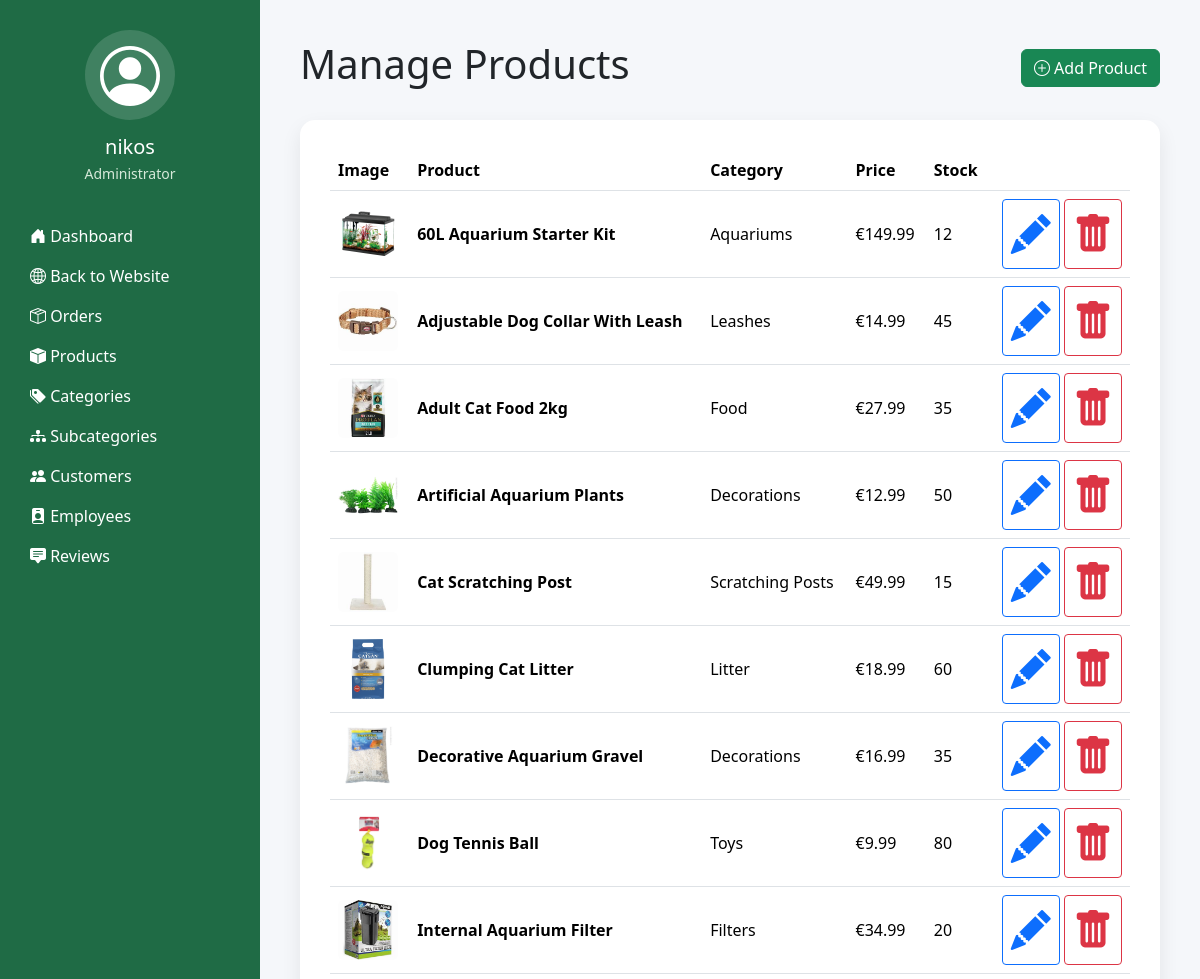
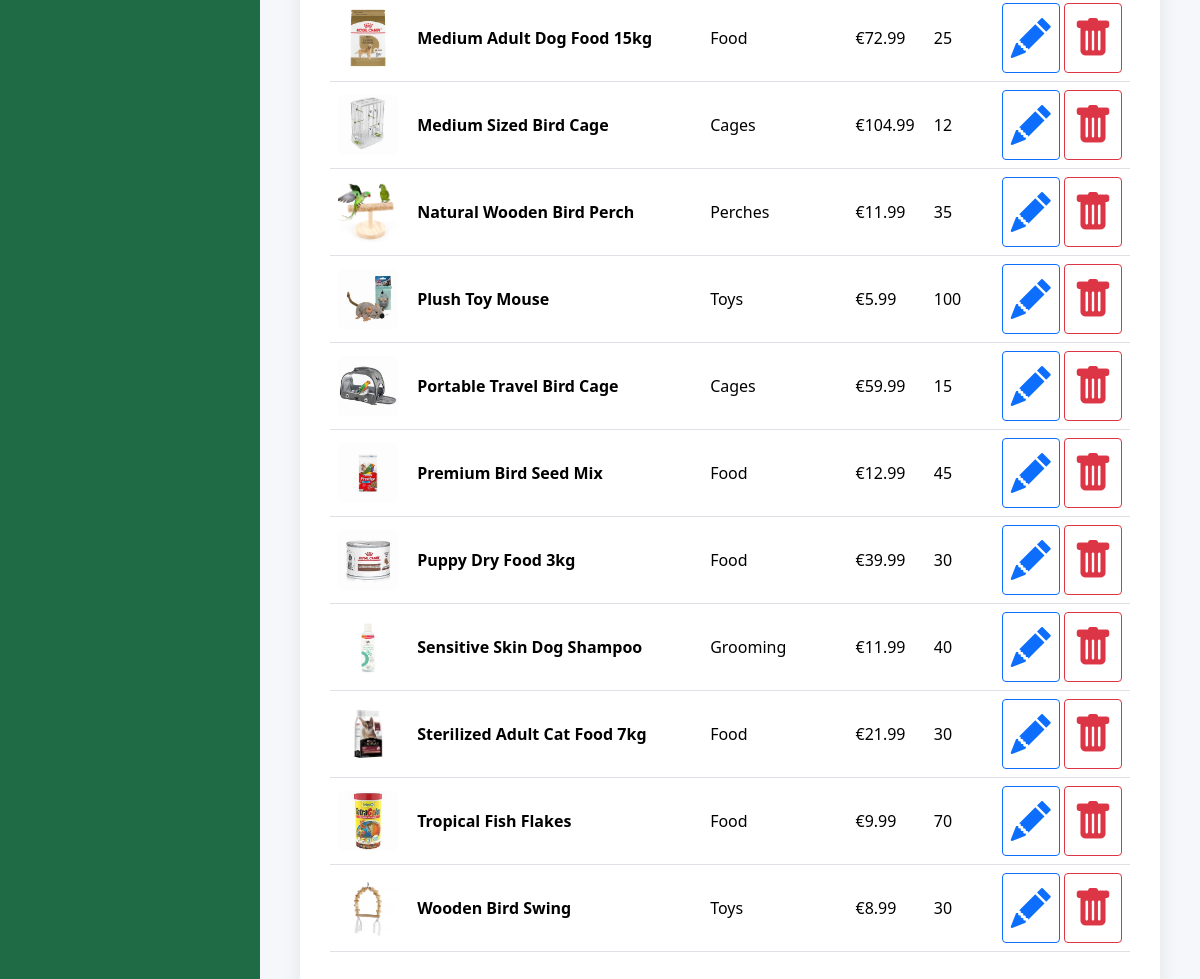
Screenshot of /dashboard/manage-products/ (signed in) with the database file from the repository (2 pictures, top to bottom).
### accounts/models.py (models this page shows, shortened)
class UserProfile(models.Model):
    ROLE_CHOICES = [
        ('Customer', 'Customer'),
        ('Employee', 'Employee'),
        ('Administrator', 'Administrator'),
    ] #ROLE_CHOICES is a Django feature that creates a list of choices for the role field, making it easier to manage user roles in the admin interface
    user = models.OneToOneField(User, on_delete=models.CASCADE, related_name='profile') #OneToOneField creates a relationship where each user can have only one profile
    role = models.CharField(max_length=20, choices=ROLE_CHOICES, default='Customer')
    phone_number = models.CharField(max_length=20, blank=True)
    address = models.TextField(blank=True)
    profile_picture = models.ImageField(upload_to='profiles/', blank=True, null=True)
    date_created = models.DateTimeField(auto_now_add=True)
    class Meta:
        ordering = ['user'] #Profiles will automatically appear in alphabetical order by username in the admin interface
        verbose_name_plural = 'User Profiles'

### products/models.py (models this page shows, shortened)
class Product(models.Model):
    subcategory = models.ForeignKey(SubCategory, on_delete=models.CASCADE, related_name='products')
    product_code = models.CharField(max_length=20, unique=True)
    name = models.CharField(max_length=150)
    brand = models.CharField(max_length=100, blank=True)
    description = models.TextField(blank=True)
    price = models.DecimalField(max_digits=8, decimal_places=2)
    stock_quantity = models.PositiveIntegerField()
    featured = models.BooleanField(default=False)
    image = models.ImageField(upload_to='products/', blank=True, null=True)
    available = models.BooleanField(default=True) #For when a product exists but is not currently available for sale
    date_added = models.DateTimeField(auto_now_add=True) #Django automatically stores the date the product was added to the database, useful for new arrivals or sorting products by date
    class Meta:
        ordering = ['name'] #Products will automatically appear in alphabetical order in the admin interface
        verbose_name_plural = 'Products'

class SubCategory(models.Model):
    category = models.ForeignKey(Category, on_delete=models.CASCADE, related_name='subcategories')
    name = models.CharField(max_length=100)
    description = models.TextField(blank=True)
    image = models.ImageField(upload_to='categories/', blank=True, null=True)
    class Meta:
        verbose_name_plural = 'SubCategories'

### dashboard/views.py (the view)
# urls.py: path('manage-products/', views.manage_products, name='manage_products'),
@login_required
def manage_products(request):
    if request.user.profile.role not in ['Employee', 'Administrator']:
        return redirect('dashboard')
    products = Product.objects.select_related('subcategory').order_by('name')
    context = {
        'products': products,
    }
    return render(request, 'dashboard/manage_products.html', context)

### final/context_processors.py (called while the page is built)
def cart_count(request):
    if request.user.is_authenticated:
        try:
            cart = Cart.objects.get(user=request.user)
            count = sum(item.quantity for item in cart.items.all())
        except Cart.DoesNotExist:
            count = 0
    else:
        count = 0
    return {'cart_count': count}

### templates/dashboard/manage_products.html (shortened to what this page needs)
{% extends "dashboard/base_dashboard.html" %}
{% block dashboard_content %}
<div class="d-flex justify-content-between align-items-center mb-4">
    <h1>Manage Products</h1>
    <a href="{% url 'add_product' %}" class="btn btn-success">
        <i class="bi bi-plus-circle"></i>
        Add Product
    </a>
</div>
<div class="dashboard-card">
    <table class="table table-hover align-middle">
        <thead>
            <tr>
                <th>Image</th>
                <th>Product</th>
                <th>Category</th>
                <th>Price</th>
                <th>Stock</th>
                <th></th>
            </tr>
        </thead>
        <tbody>
            {% for product in products %}
            <tr>
                <td>
                    <img src="{{ product.image.url }}" width="60" class="rounded">
                </td>
                <td>
                    <strong>{{ product.name }}</strong>
                </td>
                <td>
                    {{ product.subcategory.name }}
                </td>
                <td>
                    €{{ product.price }}
                </td>
                <td>
                    {{ product.stock_quantity }}
                </td>
                <td class="text-end">
                    <a href="{% url 'edit_product' product.id %}" class="btn btn-outline-primary btn-sm">
                        <i class="bi bi-pencil-fill"></i>
                    </a>
                    <a href="{% url 'delete_product' product.id %}" class="btn btn-outline-danger btn-sm">
                        <i class="bi bi-trash-fill"></i>
                    </a>
                </td>
            </tr>
            {% empty %}
            <tr>
                <td colspan="6" class="text-center">
                    No products found.
                </td>
            </tr>
            {% endfor %}
        </tbody>
    </table>
</div>
{% endblock %}

### templates/dashboard/base_dashboard.html (shortened to what this page needs)
{% load static %}
<!DOCTYPE html>
<html lang="en">
<head>
    <link href="https://cdn.jsdelivr.net/npm/bootstrap@5.3.7/dist/css/bootstrap.min.css" rel="stylesheet">
    <link href="{% static 'css/dashboard.css' %}" rel="stylesheet">
    <link href="https://cdn.jsdelivr.net/npm/bootstrap-icons@1.13.1/font/bootstrap-icons.min.css" rel="stylesheet">
</head>
<body>
    <div class="dashboard-wrapper">
        <aside class="sidebar">
            <div class="profile-section">
                <div class="profile-avatar">
                    {% if request.user.profile.profile_picture %}
                        <img src="{{ request.user.profile.profile_picture.url }}" alt="Profile Picture">
                    {% else %}
                        <i class="bi bi-person-circle"></i>
                    {% endif %}
                </div>
                <h5>{{ request.user.first_name|default:request.user.username }}</h5>
                <p>{{ request.user.profile.role }}</p>
            </div>
            <nav>
                <ul class="list-unstyled">
                    <li class="mb-3">
                        <a href="{% url 'dashboard' %}" class="text-white text-decoration-none">
                            <i class="bi bi-house-door-fill"></i>
                            Dashboard
                        </a>
                        <li class="mb-3">
                            <a href="{% url 'home' %}" class="text-white text-decoration-none">
                                <i class="bi bi-globe2"></i>
                                Back to Website
                            </a>
                        </li>
                    </li>
                    {% if request.user.profile.role == "Customer" %}
                        <li class="mb-3">
                            <a href="{% url 'my_orders' %}" class="text-white text-decoration-none">
                                <i class="bi bi-bag-check-fill"></i>
                                My Orders
                            </a>
                        </li>
                        <li class="mb-3">
                            <a href="{% url 'my_reviews' %}" class="text-white text-decoration-none">
                                <i class="bi bi-star-fill"></i>
                                My Reviews
                            </a>
                        </li>
                        <li class="mb-3">
                            <a href="{% url 'my_profile' %}" class="text-white text-decoration-none">
                                <i class="bi bi-person-fill"></i>
                                My Profile
                            </a>
                        </li>
                    {% elif request.user.profile.role == "Administrator" %}
                        <li class="mb-3">
                            <a href="{% url 'manage_orders' %}" class="text-white text-decoration-none">
                                <i class="bi bi-box-seam"></i>
                                Orders
                            </a>
                        </li>
                        <li class="mb-3">
                            <a href="{% url 'manage_products' %}" class="text-white text-decoration-none">
                                <i class="bi bi-box-fill"></i>
                                Products
                            </a>
                        </li>
                        <li class="mb-3">
                            <a href="{% url 'manage_categories' %}" class="text-white text-decoration-none">
                                <i class="bi bi-tags-fill"></i>
                                Categories
                            </a>
                        </li>
                        <li class="mb-3">
                            <a href="{% url 'manage_subcategories' %}" class="text-white text-decoration-none">
                                <i class="bi bi-diagram-3-fill"></i>
                                Subcategories
                            </a>
                        </li>
                        <li class="mb-3">
                            <a href="{% url 'manage_customers' %}" class="text-white text-decoration-none">
                                <i class="bi bi-people-fill"></i>
                                Customers
                            </a>
                        </li>
                        <li class="mb-3">
                            <a href="{% url 'manage_employees' %}" class="text-white text-decoration-none">
                                <i class="bi bi-person-badge-fill"></i>
                                Employees
                            </a>
                        </li>
                        <li class="mb-3">
                            <a href="{% url 'manage_reviews' %}" class="text-white text-decoration-none">
                                <i class="bi bi-chat-square-text-fill"></i>
                                Reviews
                            </a>
                        </li>
                     {% endif %}
                </ul>
            </nav>
        </aside>
        <main class="dashboard-content">
            {% block dashboard_content %}
            {% endblock %}
        </main>
    </div>
</body>
</html>

### static/css/dashboard.css (style rules this page uses)
body { margin: 0; background: #f5f7fa; }
.dashboard-wrapper { display: flex; min-height: 100vh; }
.sidebar { width: 260px; background: #1f6b45; color: white; padding: 30px; }
.dashboard-content { flex: 1; padding: 40px; }
.profile-section { text-align: center; margin-bottom: 40px; }
.profile-avatar { width: 90px; height: 90px; margin: auto; margin-bottom: 15px; border-radius: 50%; overflow: hidden; background: rgba(255,255,255,.15); display: flex; align-items: center; justify-content: center; }
.profile-avatar i { font-size: 60px; }
.profile-section h5 { margin-bottom: 4px; }
.profile-section p { color: #d6e9d9; font-size: 14px; }
.dashboard-card { background: #ffffff; border-radius: 15px; padding: 30px; box-shadow: 0 8px 20px rgba(0,0,0,.08); transition: 0.3s; height: 100%; }
.dashboard-card i { font-size: 40px; color: var(--primary-color); margin-bottom: 20px; }

### rows the page displays
Product: image (picture), name "60L Aquarium Starter Kit", subcategory.name "Aquariums", price "149.99", stock_quantity "12"
Product: image (picture), name "Adjustable Dog Collar With Leash", subcategory.name "Leashes", price "14.99", stock_quantity "45"
Product: image (picture), name "Adult Cat Food 2kg", subcategory.name "Food", price "27.99", stock_quantity "35"
Product: image (picture), name "Artificial Aquarium Plants", subcategory.name "Decorations", price "12.99", stock_quantity "50"
Product: image (picture), name "Cat Scratching Post", subcategory.name "Scratching Posts", price "49.99", stock_quantity "15"
Product: image (picture), name "Clumping Cat Litter", subcategory.name "Litter", price "18.99", stock_quantity "60"
Product: image (picture), name "Decorative Aquarium Gravel", subcategory.name "Decorations", price "16.99", stock_quantity "35"
Product: image (picture), name "Dog Tennis Ball", subcategory.name "Toys", price "9.99", stock_quantity "80"
Product: image (picture), name "Internal Aquarium Filter", subcategory.name "Filters", price "34.99", stock_quantity "20"
Product: image (picture), name "Medium Adult Dog Food 15kg", subcategory.name "Food", price "72.99", stock_quantity "25"
Product: image (picture), name "Medium Sized Bird Cage", subcategory.name "Cages", price "104.99", stock_quantity "12"
Product: image (picture), name "Natural Wooden Bird Perch", subcategory.name "Perches", price "11.99", stock_quantity "35"
Product: image (picture), name "Plush Toy Mouse", subcategory.name "Toys", price "5.99", stock_quantity "100"
Product: image (picture), name "Portable Travel Bird Cage", subcategory.name "Cages", price "59.99", stock_quantity "15"
Product: image (picture), name "Premium Bird Seed Mix", subcategory.name "Food", price "12.99", stock_quantity "45"
Product: image (picture), name "Puppy Dry Food 3kg", subcategory.name "Food", price "39.99", stock_quantity "30"
Product: image (picture), name "Sensitive Skin Dog Shampoo", subcategory.name "Grooming", price "11.99", stock_quantity "40"
Product: image (picture), name "Sterilized Adult Cat Food 7kg", subcategory.name "Food", price "21.99", stock_quantity "30"
Product: image (picture), name "Tropical Fish Flakes", subcategory.name "Food", price "9.99", stock_quantity "70"
Product: image (picture), name "Wooden Bird Swing", subcategory.name "Toys", price "8.99", stock_quantity "30"

### other values shown
{{ request.user.first_name|default:request.user.username }} "nikos"
{{ request.user.profile.role }} "Administrator"
